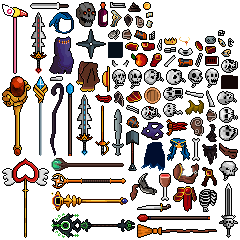
#> input picture Demon Lord Roguelike/Assets/LoadResources/Spine/Creature/Skeleton/Skeleton.png, 240 x 240 px, given in place of ., which was not available
$ python -i gen_other_spine_mod.py   (imports and definitions only)
#> lines starting #> are read from the running program, lines starting #| are printed output that depends on the picture; after the words box and inside, x2 and y2 are one past the last pixel; in counts of white or black regions, pixels touching at a corner belong together; pictures that were not available may be replaced by others from this repository, and a replacement may not be noted
# -*- coding: utf-8 -*-
"""
OtherSpine Mod 数据生成器（Demon Lord Roguelike）

两段式流水线（Excel 为唯一真实源，与主项目配置表惯例一致）：
  scan   扫描 MOD 项目 Assets/ModResource/Spine/Other 资源目录(角色名目录) → 重建道具 Excel（合并保留语言 Excel 的人工改名）
  export 读道具/语言 Excel → 导出 Mod JsonText（ItemsInfo.txt + Language_ItemsInfo_*.txt ×12）
  all    scan + export（默认）

资源约定与道具规则（2026-09-29 与用户确认）：
  - 资源结构=角色名目录（Amelia/Luna/guanchazhe 等 59 个，字母/拼音命名，无数字套装号）；
    资源名=SkeletonData 资产文件名(去扩展名，保留 _SkeletonData 后缀)
  - **Avator 规则**：SkeletonData 名带 `Avator` = ui_show（详情UI高清展示段）；不带的 = 基础 show 段
    （世界/战斗/小卡形象）。配对按同目录内前缀：Avator 名截到 `_Avator` 前 = 基础名
    （如 Amelia_Avator↔Amelia、Luna_2_Avator↔Luna_2）；**无前缀匹配的基础回落配对目录主 Avator**
    （base_key==目录名优先，否则排序首个）——如 Aoliweiya 目录 1 Avator+2 基础 → A+Avator 与 B+Avator 各出药（2026-09-29 与用户确认）
  - **出药**：每个基础 SkeletonData 出药（有配对 Avator 则带上 ui_show 段键）；
    未被任何基础配对的 Avator 单独出仅详情UI幻化药；
    **多皮肤拆分**：Avator 骨架 skins 里的每个具名皮肤（≠default）单独出 1 个幻化药，
    带 `ui_show_skin:皮肤名` 键（ArkReSpine 同规则）；**多皮肤时不生成默认 default 皮肤药**，
    仅 default 单皮肤的 Avator 才出 1 个普通药（2026-09-29 与用户确认）
  - **待机动画**：走 mod-system SKILL 通用 idle 检测（load_std_idle_candidates/pick_idle_anim）——
    当前 104 个骨架全部命中标准待机候选（idle/wait/idle1/wait1/stand，2026-09-29 全量扫描确认，
    其中 13 个 Avator 的待机=wait，主项目 SpineAnimationState id=10001 候选已含 wait 无需改表），
    均不生成 idle_anim/ui_show_idle_anim 键；未来新增资源无标准候选时取首个含 idle 动画名写键
  - Spine JSON 全部为真 4.3.26（2026-09-29 全量 104 个 JSON 扫描确认：无旧 linkedmesh、无顶层分离约束数组），无需格式转换。
    新增资源时仍需校验：若出现旧 linkedmesh（skins 内含 "parent"）或顶层 "ik"/"transform"/"path" 约束数组，须先转换（参照 aeonsecho-spine-mod SKILL）
  - 贴图已确认 PMA（材质 _StraightAlphaInput=0 且 PNG 透明区纯黑，2026-09-29 抽样）；新增资源入库须复查（见 browndust-spine-mod SKILL 白边事故记录）

other_data 键值格式（& 拆项、每项首个 : 拆键值，同主项目 attack_mode other_data 规约，缺省键省略）：
  基础+Avator 配对药：show_res:Amelia_SkeletonData&show_data:0.8415;0,-120&ui_show_res:Amelia_Avator_SkeletonData&ui_show_data:0.1717;0,0
  仅基础药：         show_res:Baolilong_SkeletonData&show_data:...（无 ui_show 段键；详情UI回落 show 形象，
                     其尺寸可经测试面板手调补 ui_show_data 键——scan 重建按资源身份保留，同 world_data 机制）
  仅详情UI幻化药：    ui_show_res:Anniboni_Avator_SkeletonData&ui_show_data:...（无 show 段键）
  皮肤药：           配对药全部键 + ui_show_skin:皮肤名
  show_res       默认展示形象资源名（世界/战斗/小卡）
  show_data      小卡UI尺寸「scale;x,y」（生成器按 3159/骨架高 校准 scale，默认位移 0,-120）
  ui_show_res    ui_show_spine 高清展示资源名（详情UI，isUIShow=true 时使用）
  ui_show_data   详情UI尺寸「scale;x,y」（生成器按 645/骨架高 校准 scale，默认位移 0,0）
  ui_show_skin   ui_show 资源内指定皮肤名（仅皮肤药带）
  idle_anim / ui_show_idle_anim  替代待机动画名（仅骨架无标准待机候选时生成）
  world_data     世界显示尺寸/偏移（无校准来源不生成，测试面板手调；scan 重建按「目录名/资源token」保留）
  show_brightness 场景亮度系数「(0,2] 浮点，1=原亮度，<1调暗/>1调亮」（贴图平均亮度>基准65 才生成：k=65/avg 只压不提，
                     >1 调亮生成端不产出、只能测试面板手调（2026-10-08 起放开上限至 2）；avg=图集全页
                     alpha>25 有效像素 Rec.601 均值，基准=主项目生物贴图口径；仅场景实例生效，UI 不消费；
                     保留优先——手调值不丢，删键后下次 scan 强制重算）
  scan 全量重建时 show_data/ui_show_data/world_data/show_brightness 手调值按「目录名/资源token」(remark 资源身份)保留
  ——按资源身份而非道具id保留，出药规则变化/资源增减导致 id 漂移时保留值也不会贴错道具（--reset-layout 可强制重算）

道具自ID规则：`18` + `4位目录序号`(0001 起,按目录名自然序分配) + `2位序号`(01 起,目录内出药顺序)。
  目录序号在 scan 重建时按目录名从旧道具表 remark 回收保留（新增目录取 max+1 不复用已释放号），保证已发道具 id 不漂移。
  name 自ID=道具自ID。例：Amelia 目录(序号0001) → 18000101(基础药)、18000102(皮肤药)…

Excel 位置（MOD 项目，可用 Excel/WPS 直接打开查看/调整；与其他 Mod 的 Excel 相互独立）：
  Assets/Data/Excel/excel_mod_items_info_otherspine[Mod道具信息-OtherSpine].xlsx - 道具配置（3 行表头，name[language] 标记列）
  Assets/Data/Excel/excel_mod_language_otherspine[Mod多语言-OtherSpine].xlsx     - 道具名多语言（id + content_{12语言}）

注意：
  - scan 会全量重建道具表数据行（覆盖前先备份到 MOD项目/ExcelBackup/），但布局三键与 show_brightness 手调值按 remark 资源身份、目录序号按目录名保留；改了道具表参数后请只跑 export
  - 语言表按 id 合并保留人工内容：新增道具补默认名，删除的道具行自动清理
  - 规则详见主项目 .claude/skills/other-spine-mod/SKILL.md

用法（一律走主项目 .claude/scripts/run-python.ps1 包装）：
  powershell.exe -NoProfile -ExecutionPolicy Bypass -File ".claude/scripts/run-python.ps1" `
      ".claude/scripts/gen_other_spine_mod.py" all --mod-project "<MOD项目根>"
  # 构建完成后部署到主项目：
  ... export --mod-project "<MOD项目根>" --deploy-main "<主项目根>"
"""
import argparse
import json
import re
import shutil
import sys
from pathlib import Path

import openpyxl

MOD_NAME = "OtherSpine"
SOURCE_REL = "Assets/ModResource/Spine/Other"
ICON_RES = "Item_Potion_1"  # 复用主游戏内置幻化药图标
ITEM_TYPE_TRANSFORM_POTION = 18
LANGUAGES = ["cn", "en", "jp", "kr", "tw", "de", "fr", "ru", "es", "br", "pl", "tr"]

# 道具表：列名/类型/说明（布局与主项目 excel_items_info 一致，name 带 [language] 标记约定）
ITEM_SHEET = "ItemsInfo"
# 与主项目 TestTransformPotionGUI.GetModItemsExcelRelPath 的约定一致：excel_mod_items_info_{modName小写}[Mod道具信息-{modName}].xlsx
ITEM_EXCEL_REL = "Assets/Data/Excel/excel_mod_items_info_otherspine[Mod道具信息-OtherSpine].xlsx"
ITEM_COLUMNS = [
    ("id", "long", "道具ID(key)=18+4位目录序号+2位序号"),
    ("item_type", "int", "道具类型(18=幻化药)"),
    ("item_weapon_type", "int", "武器类型(仅武器有效)"),
    ("num_max", "int", "堆叠上限(1=不堆叠)"),
    ("creature_model_id", "long", "生物模组信息ID(0=通用)"),
    ("creature_model_info_id", "long", "生物模组详细信息ID"),
    ("icon_res", "string", "图标资源"),
    ("icon_rotate_z", "float", "图标旋转"),
    ("attack_mode_data", "string", "攻击模式数据(幻化药不用)"),
    ("other_data", "string", "形象键值串:show_res/ui_show_res=X_SkeletonData&show_data/ui_show_data=scale;x,y&ui_show_skin=皮肤名&show_brightness=场景亮度系数(0,2],1=原亮度,<1调暗/>1调亮(&拆项,:拆键值,缺省键省略;带Avator=ui_show详情UI段,不带=基础show段;多皮肤Avator按具名皮肤拆药)"),
    ("name[language]", "long", "道具名textId(=道具id,文本在excel_mod_language_otherspine)"),
    ("remark", "string", "备注"),
    ("reward_rarity", "string", "奖励稀有度白名单(空=全适配;消耗品不进装备池)"),
    ("source", "string", "道具来源(逗号分隔枚举值,空=默认来源) 1=征服模式奖励"),
]

# 语言表：id + content_{lang}（与主项目 excel_language 的 sheet 布局一致；与其他 Mod 的语言 Excel 相互独立）
LANG_SHEET = "ItemsInfo"
LANG_EXCEL_REL = "Assets/Data/Excel/excel_mod_language_otherspine[Mod多语言-OtherSpine].xlsx"

# Avator 判定：SkeletonData 名含 Avator 子串 = ui_show 详情UI段；不带 = 基础 show 段
AVATOR_MARK = "Avator"
# Avator→基础配对：Avator 名截到 _Avator 前 = 基础名（Amelia_Avator→Amelia、Luna_2_Avator→Luna_2）
AVATOR_SUFFIX_PATTERN = re.compile(r"_Avator")
# 手调值保留键（scan 重建按「目录名/资源token」保留，与 remark 同源；show_brightness=场景调暗系数键）
PRESERVED_KEYS = ("show_data", "ui_show_data", "world_data", "show_brightness")
# remark 完整解析：格式「Other幻化药(目录名/资源token)」，token=基础stem 或 AvatorStem skin:皮肤名（含空格）
REMARK_FULL_PATTERN = re.compile(r"Other幻化药\(([^/]+)/([^)]+)\)")

# 场景调暗亮度键（other_data）：贴图偏亮的骨架才写键，运行时场景实例按系数调暗（UI 不消费）
BRIGHTNESS_KEY = "show_brightness"
# 亮度基准=主项目三生物贴图平均亮度口径（Goblin 57.9/Skeleton 69.5/Succubus 67.5 的均值≈65，alpha>25 有效像素 Rec.601 加权）
BRIGHTNESS_BASELINE = 65.0
# 有效像素 alpha 阈值（与抽样口径一致）
ALPHA_THRESHOLD = 25


def natural_key(name: str):
    """自然排序键（数字段按数值）：Amelia < Luna_2 < Luna_10"""
    return [int(t) if t.isdigit() else t for t in re.split(r"(\d+)", name)]


# [32 lines left out: functions default_name, get_spine_height, get_atlas_page_pngs, not called in this run]


def compute_avg_luminance(png_paths: list) -> float:
    """多页图集有效像素（alpha>ALPHA_THRESHOLD）的 Rec.601 加权平均亮度：ΣR/ΣG/ΣB 跨页累加后一次除（像素数加权）；
    纯 PIL 实现（环境无 numpy），无有效像素/无页返回 0.0"""
    from PIL import Image  # 懒 import：仅本功能依赖 PIL，缺失时由调用方捕获降级
    sum_r = sum_g = sum_b = count = 0
    for png_path in png_paths:
        with Image.open(png_path) as im:
#> im is the input picture: PIL image 240x240 RGBA; mean R, G, B, A 31.2, 24.3, 21.4, 95.4
            r, g, b, a = im.convert("RGBA").split()
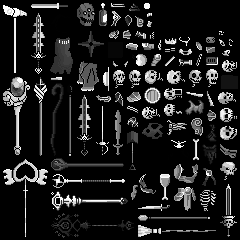
#> r: PIL image 240x240 L; min 0, max 255, mean 31.2
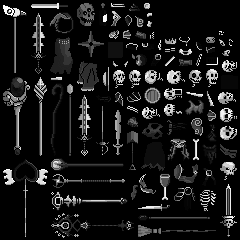
#> g: PIL image 240x240 L; min 0, max 255, mean 24.3
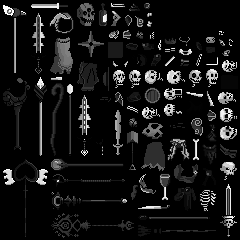
#> b: PIL image 240x240 L; min 0, max 255, mean 21.4
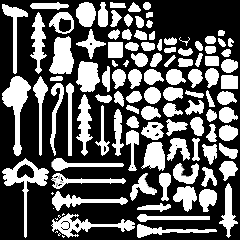
#> a: PIL image 240x240 L; min 0, max 255, mean 95.4
            mask = a.point(lambda v: 255 if v > ALPHA_THRESHOLD else 0)
#> mask: PIL image 240x240 L; 37.5% white; 111 white regions (8 under 20 px), largest, box (x1, y1, x2, y2) and area: (2, 76, 31, 156) 903, (2, 158, 49, 238) 802, (51, 213, 135, 238) 697
            hr, hg, hb = r.histogram(mask=mask), g.histogram(mask=mask), b.histogram(mask=mask)
#> hr = 256 values, max 7082 at index 0, min 0 at index 7, mean 84.27; hg = 256 values, max 6244 at index 0, min 0 at index 2, mean 84.27; hb = 256 values, max 7269 at index 0, min 0 at index 3, mean 84.27
            sum_r += sum(i * n for i, n in enumerate(hr))
#> sum_r = 1797437
            sum_g += sum(i * n for i, n in enumerate(hg))
#> sum_g = 1400644
            sum_b += sum(i * n for i, n in enumerate(hb))
#> sum_b = 1229855
            count += sum(hr)
#> count = 21572
    if count == 0:
        return 0.0
    return (0.299 * sum_r + 0.587 * sum_g + 0.114 * sum_b) / count


# [597 lines left out: functions get_spine_anims, get_spine_skins, load_std_idle_candidates, pick_idle_anim, check_spine_json_format, backup_excel and 9 more, not called in this run]


# [2 lines not run here, left out]

#> (the run stopped early here; a loop or call above may not have finished)
